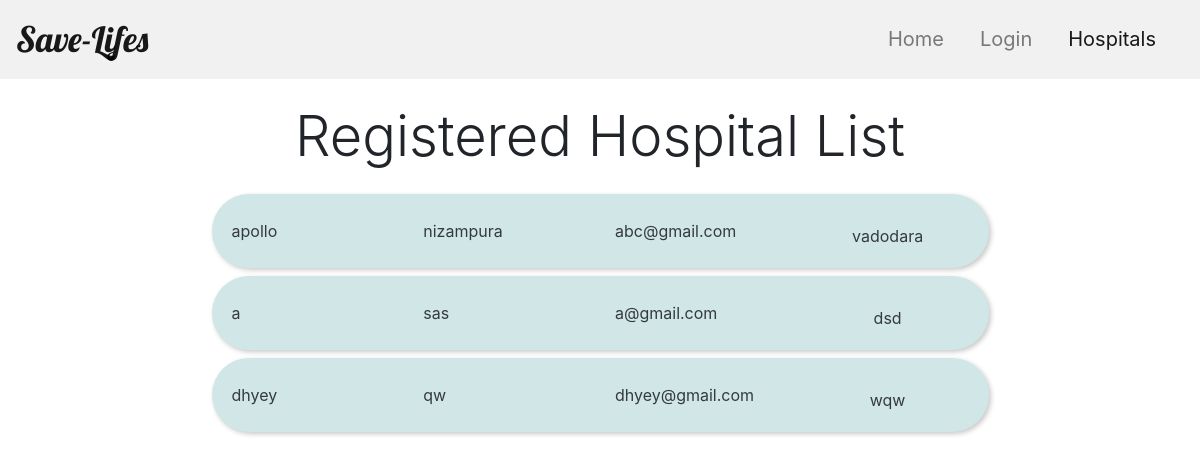
Before: /Hospital/Mainpage/ with the older database file.
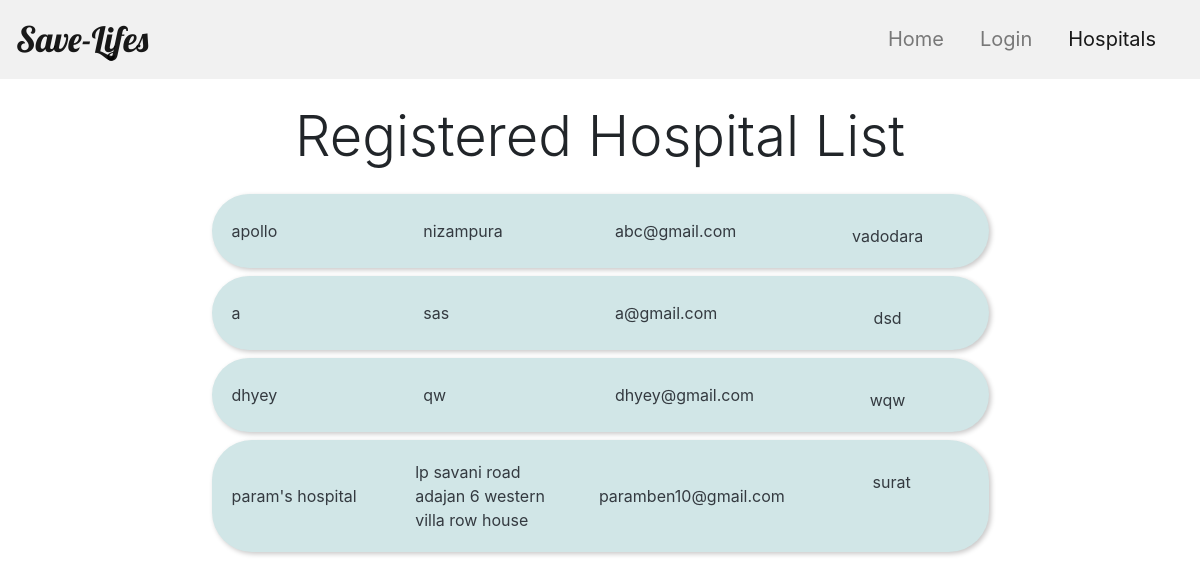
After: the same page with the newer database file.
### hospital/models.py (models this page shows)
class Hospital(models.Model):
    hospital_email=models.CharField(max_length=50,primary_key=True,help_text ='write your email')
    hospital_name=models.CharField(max_length=30)
    hospital_city=models.CharField(max_length=20)
    hospital_mobile_no=models.CharField(max_length=10)
    hospital_address=models.CharField(max_length=100,help_text = 'write your email')
    zip_code=models.CharField(max_length=6)

### hospital/views.py (the view)
# urls.py: url('Mainpage/',Mainpage),
def Mainpage(request):
    hospitals=Hospital.objects.all()
    return render(request, 'main.html', {'hospitals':hospitals})

### hospital/templates/main.html (shortened to what this page needs)
<html>
<head>
    {% load static %}
    <link rel="stylesheet" type="text/css" href="{% static 'css/style2.css' %}">
    <link rel="stylesheet" href="https://stackpath.bootstrapcdn.com/bootstrap/4.4.1/css/bootstrap.min.css">
</head>
<body>
    <nav class="navbar navbar-expand-lg navbar-light sticky-top" style="background-color: #f1f1f1;">
        <a class="navbar-brand" href="#" style="font-size: 35px;">Save-Lifes</a>
        <div class="collapse navbar-collapse justify-content-end" id="navbarNavAltMarkup">
            <div class="navbar-nav" style="font-size: 20px;">
                <a class="nav-item nav-link" href="/Home/Homepage">Home</a>
                <a class="nav-item nav-link" href="/Hospital/loginpage">Login</a>
                <a class="nav-item nav-link active" href="/Hospital/Mainpage">Hospitals</a>
            </div>
        </div>
    </nav>
    <div class="container">
        <h2 class="my-4 text-center display-4">Registered Hospital List</h2>
        {% for hospital in hospitals%}
        <div class="card mb-2 text-dark biLeft " style="background:rgb(209, 230, 231) ;width: 70%; margin: auto;border-radius: 40px;  box-shadow: 2px 2px 5px .1px rgb(201, 200, 200);border:none">
            <div class="card-body">
                <div class="row">
                    <div class="col">
                        {{hospital.hospital_name}}
                    </div>
                    <div class="col">
                        {{hospital.hospital_address}}
                    </div>
                    <div class="col">
                        {{hospital.hospital_email}}
                    </div>
                    <div class="col text-center" style="margin-top:10px;">
                        {{hospital.hospital_city}}
                    </div>
                </div>
            </div>
        </div>
        {% endfor%}
</body>
</html>

Changed rows visible on the page:
added Hospital: hospital_name "param's hospital", hospital_address "lp savani road adajan 6 western villa row house", hospital_email "paramben10@gmail.com", hospital_city "surat"
